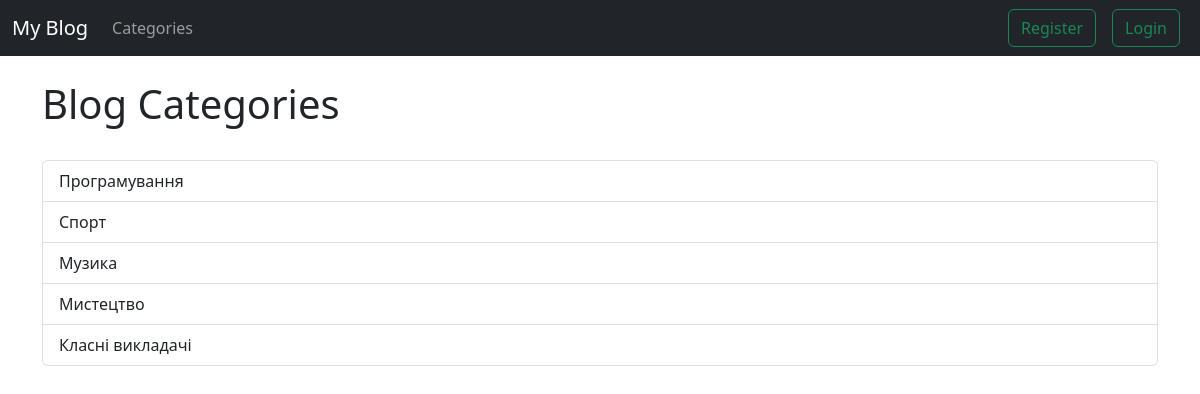
The page /category-list/ on the database its author committed.
### myblog/models.py (models this page shows, shortened)
class Category(models.Model):
    name = models.CharField(max_length=255)
    def __str__(self):
        return self.name

### myblog/views.py (the view)
# urls.py: path('category-list/', category_list_view, name='category-list'),
def category_list_view(request):
    cat_menu_list = Category.objects.all()
    return render(request, 'category_list.html', {'cat_menu_list': cat_menu_list})

### myblog/templates/category_list.html
{% extends 'base.html' %}
{% block content %}
  <h1>Blog Categories</h1>
<br>
  <div class="list-group">
    {% for item in cat_menu_list %}
        <a href="{% url 'category' item %}" class="list-group-item list-group-item-action">{{ item }}</a>
    {% endfor %}
  </div>
{% endblock %}

### rows shown on the page
Category: name "Програмування"
Category: name "Спорт"
Category: name "Музика"
Category: name "Мистецтво"
Category: name "Класні викладачі"
